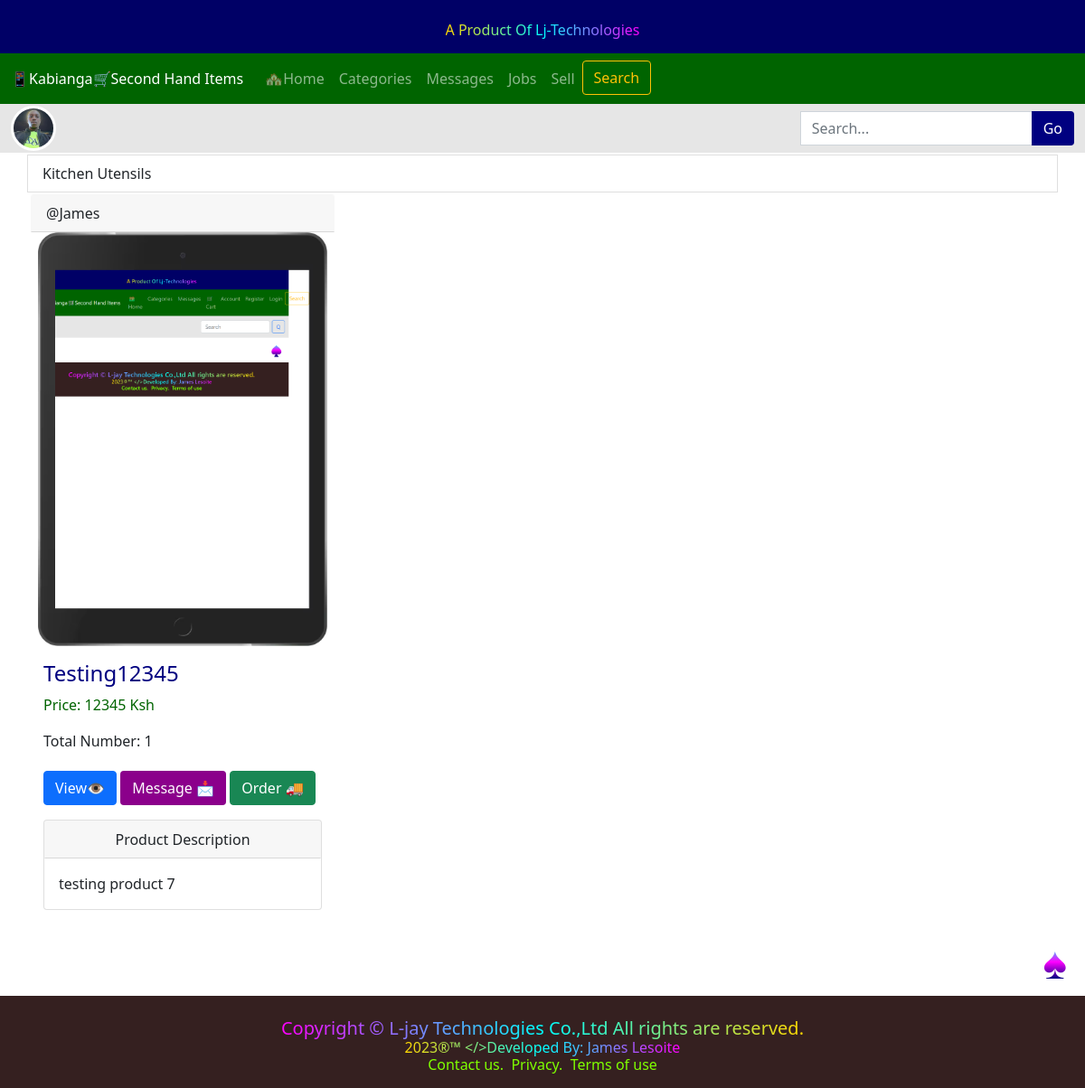
Page /show_category/1 (signed in) on the committed database.
### shop/models.py (models this page shows, shortened)
class Category(models.Model):
	ProductCategory = models.CharField(max_length=100,null=True,blank=True,
	)
	def __str__(self):
		return(
			f"{self.ProductCategory}"
        )

class Product(models.Model):
    ProductCategory = models.ForeignKey(Category, max_length=100,
                    null=True,blank=True,
                    related_name="category",
                    on_delete=models.CASCADE
    )
    Owner = models.ForeignKey(User, blank=False, null=True, on_delete=models.CASCADE)
    ProductName = models.CharField(max_length=100,null=True,blank=True)
    ProductImage = models.ImageField( upload_to='images/',null=True,blank=True )
    ProductPrice = models.IntegerField()
    ProductDescription = models.TextField(max_length=1000,null=True,blank=True)
    ProductQuantity = models.IntegerField(null=True,blank=True,default=1)
    ProductLocation = models.CharField(max_length=100,blank=True,null=True)
    ProductDate = models.DateTimeField(auto_now_add=True)
    ProductStatus = models.BooleanField(default=True)

### shop/views.py (the view)
# urls.py: path('show_category/<int:pk>', views.show_category, name="show_category"),
@login_required
def show_category(request, pk):
    categories = Category.objects.all()
    products = Product.objects.all()
    category = get_object_or_404(Category, id=pk)
    context = {
        'products':products,
        'category':category
    }
    return render(request, 'show_category.html',context)

### shop/templates/show_category.html (shortened to what this page needs)
{% extends 'base.html' %}
{% load static %}
{% block content %}
    <div class="container" style="padding: 2px 0px;">
        <a href="#" class="list-group-item list-group-item-action">{{category}}</a>
        <div style="display: flex;flex-direction: row;flex-wrap: wrap; margin: 2px 1px;">
            {% for product in products %}
                {% if category == product.ProductCategory %}
                    <div class="card" style="max-width:360px;border: none; margin: 0px 1px;">
                        <a  href="{%url 'user_product' product.Owner.id %}" class="btn card-header d-flex" style="margin: 0px 2px;">@{{product.Owner|title}}</a>
                        {% if product.ProductImage %}
                            <img class="card-img-top" src="{{product.ProductImage.url}}" alt="{{product.ProductImage.url}}" style="max-width: 320px; margin: 0px 10px;">
                        {% else %}
                            <img class="card-img-top" src="{%static 'icon/james.jpg' %}" alt="" style="max-width: 320px;">
                        {% endif %}
                        <div class="card-body">
                            <h4 class="card-title" style="color: navy;">{{product.ProductName|title}}</h4>
                            <p class="card-text" style="color: darkgreen;">Price: {{ product.ProductPrice }}&nbsp;Ksh</p>
                            <p class="card-text">Total Number: {{ product.ProductQuantity }}</p>
                            <a href="{% url 'show_product' product.id %}" class="btn btn-primary" style="margin-top: 5px;">
                                View👁️
                            </a>
                            <a href="#" class="btn " style="margin-top: 5px; background-color: darkmagenta;color: white;">Message 📩</a>
                            <a href="#" class="btn btn-success" style="margin-top: 5px;">Order 🚚</a>
                            <div class="card" style="max-width: 320px;">
                                <a class="btn card-header" data-bs-toggle="collapse" href="#{{product.ProductName}}">
                                    Product Description
                                </a>
                                <div id="{{product.ProductName}}" class="collapse show" data-bs-parent="#accordion">
                                <div class="card-body">
                                    {{ product.ProductDescription }}
                                </div>
                                </div>
                            </div>
                        </div>
                    </div>
                {% endif %}
            {% endfor %}
        </div>
    </div>
{% endblock %}

### rows in the picture
Category: ProductCategory "Kitchen Utensils"
Product: Owner "James", ProductImage (picture), ProductName "Testing12345", ProductPrice "12345", ProductQuantity "1", ProductDescription "testing product 7"
